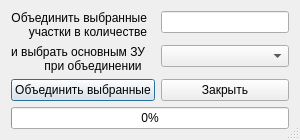
<?xml version="1.0" encoding="UTF-8"?>
<ui version="4.0">
 <class>UnionParcels</class>
 <widget class="QDialog" name="UnionParcels">
  <property name="geometry">
   <rect>
    <x>0</x>
    <y>0</y>
    <width>300</width>
    <height>137</height>
   </rect>
  </property>
  <property name="sizePolicy">
   <sizepolicy hsizetype="Minimum" vsizetype="Minimum">
    <horstretch>0</horstretch>
    <verstretch>0</verstretch>
   </sizepolicy>
  </property>
  <property name="windowTitle">
   <string>Объединение ЗУ</string>
  </property>
  <property name="windowIcon">
   <iconset resource="..\resources.qrc">
    <normaloff>:/plugins/openland/icons/unionparcels.png</normaloff>:/plugins/openland/icons/unionparcels.png</iconset>
  </property>
  <property name="sizeGripEnabled">
   <bool>true</bool>
  </property>
  <property name="modal">
   <bool>true</bool>
  </property>
  <layout class="QFormLayout" name="formLayout">
   <property name="fieldGrowthPolicy">
    <enum>QFormLayout::AllNonFixedFieldsGrow</enum>
   </property>
   <item row="0" column="0">
    <widget class="QLabel" name="label">
     <property name="text">
      <string>&lt;html&gt;&lt;head/&gt;&lt;body&gt;&lt;p align=&quot;right&quot;&gt;Объединить выбранные&lt;br /&gt;участки в количестве&lt;/p&gt;&lt;/body&gt;&lt;/html&gt;</string>
     </property>
    </widget>
   </item>
   <item row="0" column="1">
    <widget class="QLineEdit" name="lineEditSelectedCount">
     <property name="readOnly">
      <bool>true</bool>
     </property>
    </widget>
   </item>
   <item row="1" column="0">
    <widget class="QLabel" name="label_4">
     <property name="text">
      <string>&lt;html&gt;&lt;head/&gt;&lt;body&gt;&lt;p align=&quot;right&quot;&gt;и выбрать основным ЗУ&lt;br /&gt;при объединении &lt;/p&gt;&lt;/body&gt;&lt;/html&gt;</string>
     </property>
    </widget>
   </item>
   <item row="1" column="1">
    <widget class="QComboBox" name="comboBoxZU">
     <property name="sizePolicy">
      <sizepolicy hsizetype="Expanding" vsizetype="Fixed">
       <horstretch>0</horstretch>
       <verstretch>0</verstretch>
      </sizepolicy>
     </property>
    </widget>
   </item>
   <item row="2" column="0">
    <widget class="QPushButton" name="pushButtonOk">
     <property name="text">
      <string>Объединить выбранные</string>
     </property>
     <property name="icon">
      <iconset resource="..\resources.qrc">
       <normaloff>:/plugins/openland/icons/unionparcels.png</normaloff>:/plugins/openland/icons/unionparcels.png</iconset>
     </property>
    </widget>
   </item>
   <item row="2" column="1">
    <widget class="QPushButton" name="pushButtonCancel">
     <property name="sizePolicy">
      <sizepolicy hsizetype="Expanding" vsizetype="Fixed">
       <horstretch>0</horstretch>
       <verstretch>0</verstretch>
      </sizepolicy>
     </property>
     <property name="text">
      <string>Закрыть</string>
     </property>
     <property name="icon">
      <iconset resource="..\resources.qrc">
       <normaloff>:/plugins/openland/icons/close.png</normaloff>:/plugins/openland/icons/close.png</iconset>
     </property>
    </widget>
   </item>
   <item row="3" column="0" colspan="2">
    <widget class="QProgressBar" name="progressBar">
     <property name="value">
      <number>0</number>
     </property>
    </widget>
   </item>
  </layout>
 </widget>
 <resources>
  <include location="..\resources.qrc"/>
 </resources>
 <connections/>
</ui>
